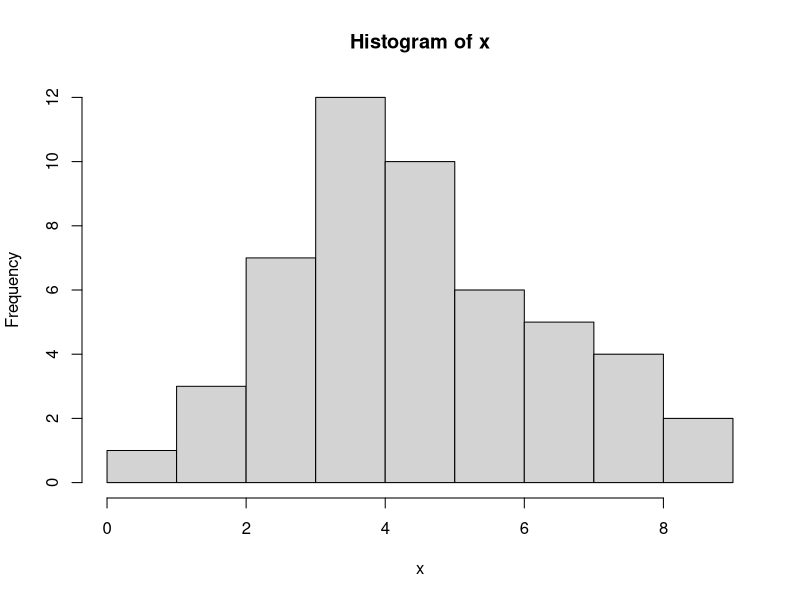
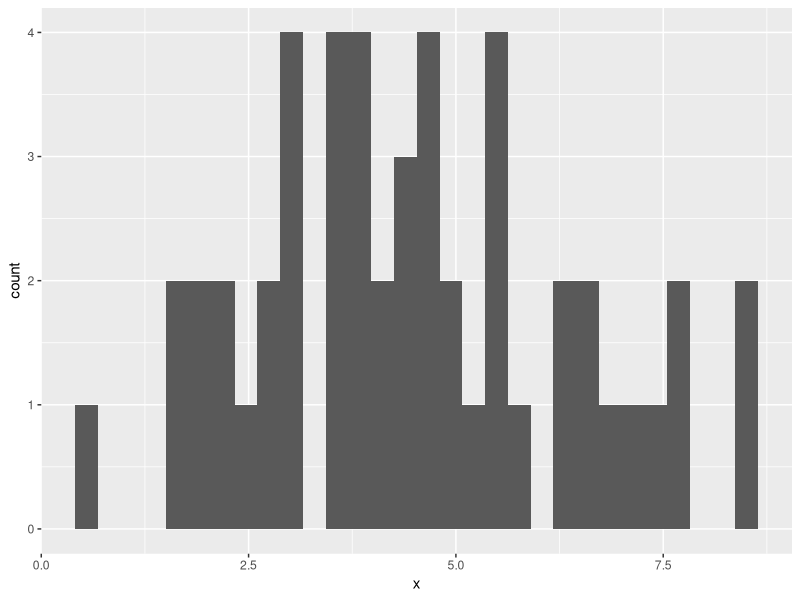
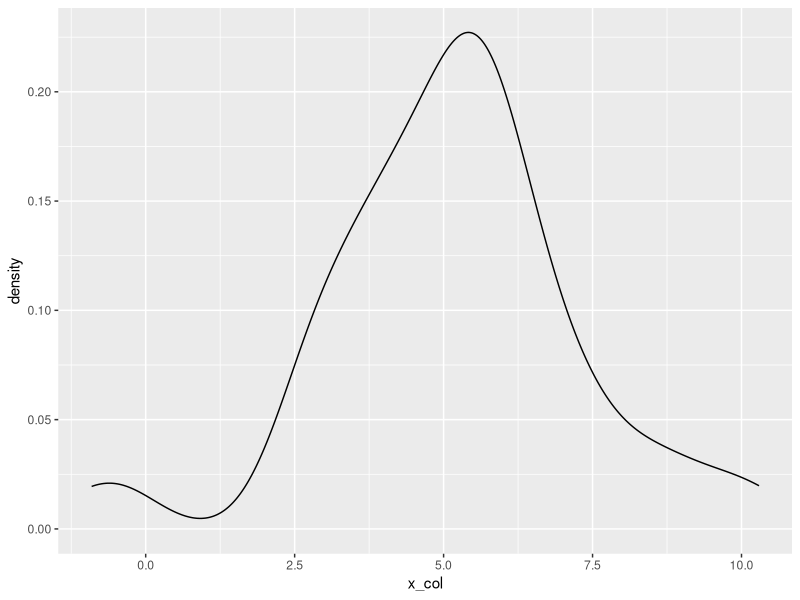
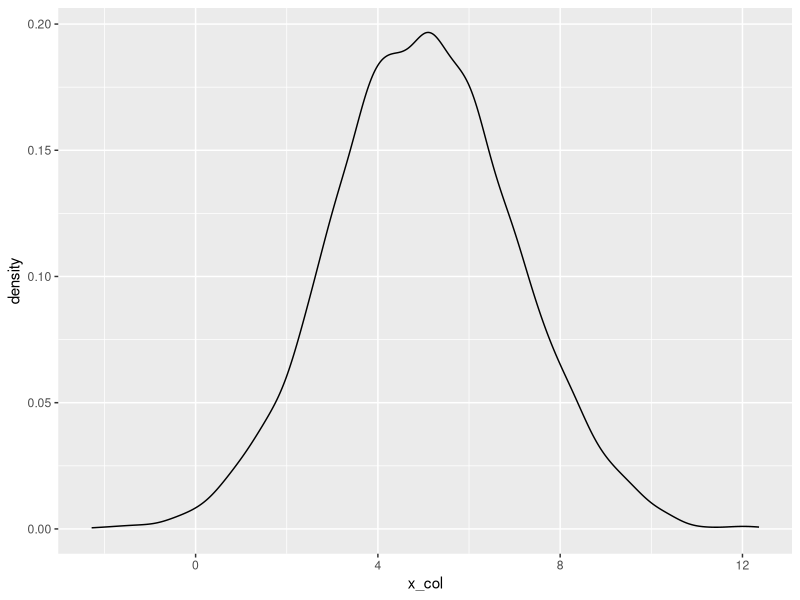
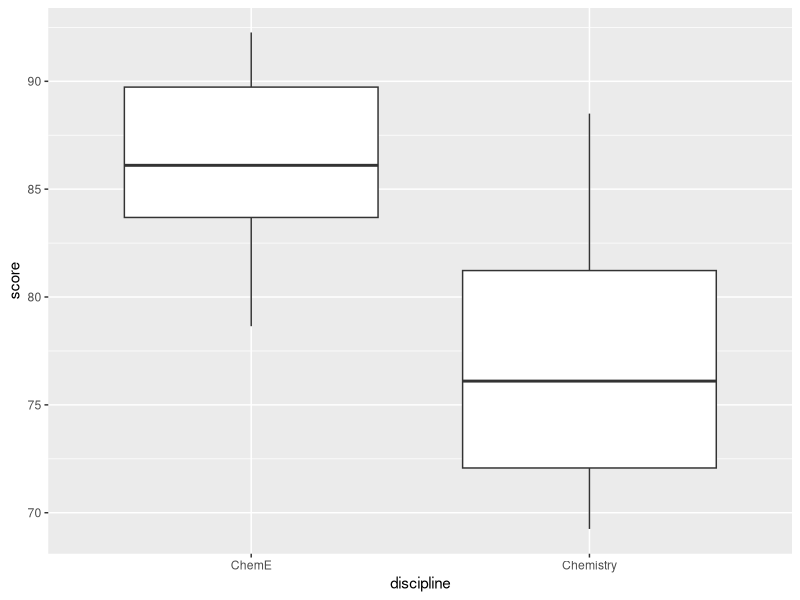
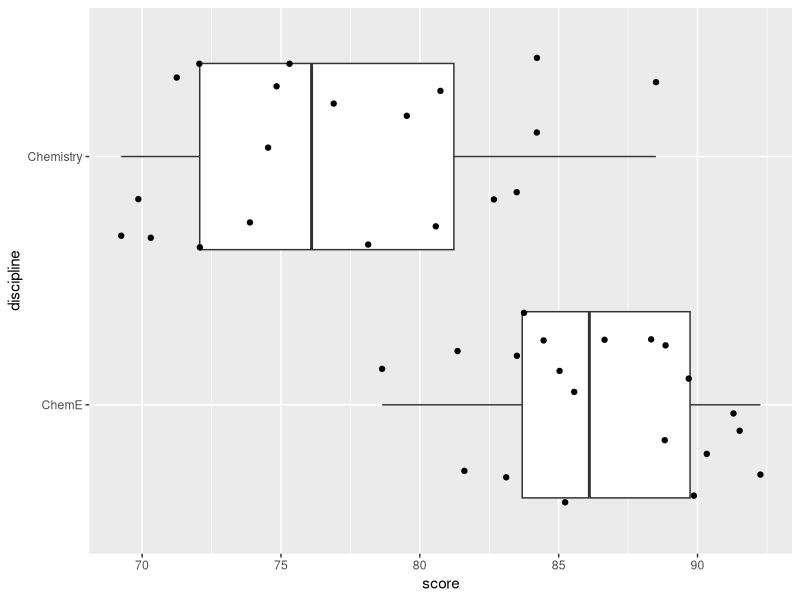

Reproduce these figures in R, in order.
## ---- chunk 1
knitr::opts_chunk$set(echo = TRUE)

library(tidyverse)
## ---- chunk 2
num <- 50
mu <- 5
stdev <- 2

x <- rnorm(n = num, mean = mu, sd = stdev)
hist(x)


## ---- chunk 3
num <- 50
mu <- 5
stdev <- 2

x_vec <- rnorm(n = num, mean = mu, sd = stdev)
x_df <- tibble(x_col = x_vec)

ggplot(data = x_df, mapping = aes(x = x)) +
  geom_histogram()

## ---- chunk 4

num <- 50
mu <- 5
stdev <- 2

x_vec <- rnorm(n = num, mean = mu, sd = stdev)
x_df <- tibble(x_col = x_vec)



ggplot(data = x_df, mapping = aes(x = x_col)) +
  geom_density()


## ---- chunk 5

num <- 5000
mu <- 5
stdev <- 2

x_vec <- rnorm(n = num, mean = mu, sd = stdev)
x_df <- tibble(x_col = x_vec)



ggplot(data = x_df, mapping = aes(x = x_col)) +
  geom_density()


## ---- chunk 6

## load in the data
deg_df <- read_csv("./data/ENGE_5714_2021_pre_survey.csv")

## ---- chunk 7
group_size <- 20
chem_e_scores <- rnorm(n = group_size, mean = 85, sd = 4)
chem_scores <- rnorm(n = group_size, mean = 78, sd = 6)


data_df <- tibble(
  discipline = rep(c("ChemE", "Chemistry"), each = group_size),
  score = c(chem_e_scores, chem_scores)
)

data_df %>% 
  ggplot(aes(x = discipline, y = score)) +
  geom_boxplot()

## ---- chunk 8

data_df %>% 
  ggplot(aes(x = score, y = discipline)) +
  geom_boxplot() +
  geom_jitter()

